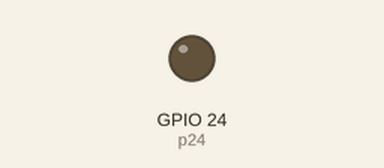
This program was run on a simulated Raspberry Pi (BCM pin numbers). Parts: output pins drawn as LEDs (lit = HIGH).

Above: at 0.05 s.
At 0.3 s:
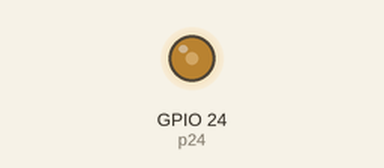
At 0.55 s:
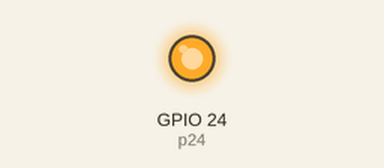
At 1.1 s:
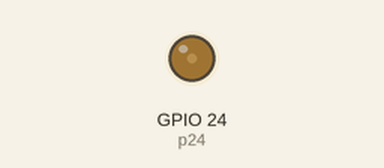
Timing chart, 0 to 3.0 s (numbered marks = the images above):
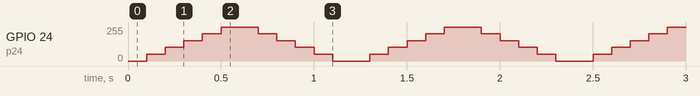

Measured:
- by itself, GPIO 24 (p24): repeats every 1.2 s: 102/255 0.10 s, 153/255 0.10 s, 204/255 0.10 s, 255/255 0.20 s, 204/255 0.10 s, 153/255 0.10 s, 102/255 0.10 s, 51/255 0.10 s, 0/255 0.20 s, 51/255 0.10 s

The program:

PWM.py
```python
import time
import os
import RPi.GPIO as GPIO            # import RPi.GPIO module
GPIO.setmode(GPIO.BCM)             # choose BCM or BOARD
GPIO.setup(24, GPIO.OUT)           # set GPIO24 as an output
p24 = GPIO.PWM(24, 60)
p24.start(0)
try:
    while True:
        # 徐々に明るく
        for dc in range(0, 101, 20):
            p24.ChangeDutyCycle(dc)
            time.sleep(0.1)


        # 徐々に暗く
        for dc in range(100, -1, -20):
            p24.ChangeDutyCycle(dc)
            time.sleep(0.1)

except KeyboardInterrupt:          # trap a CTRL+C keyboard interrupt
    p24.stop()
    GPIO.cleanup()  
```
